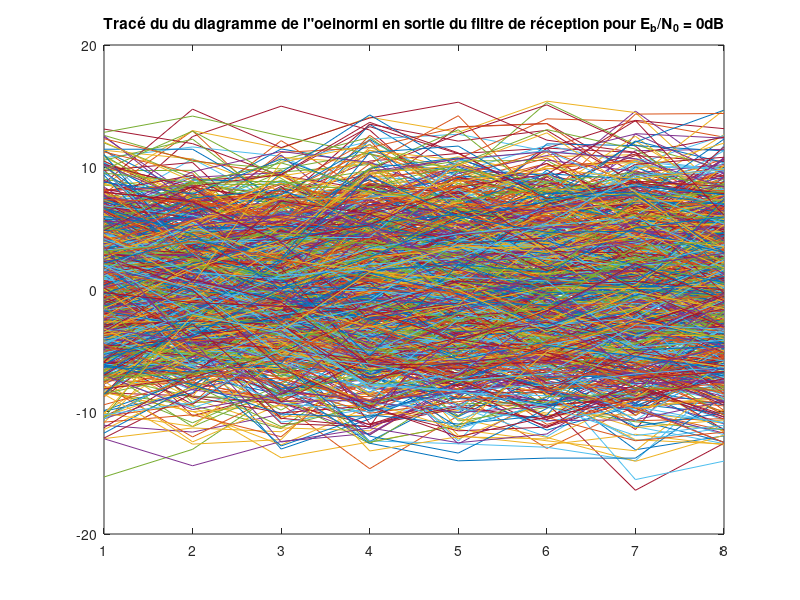
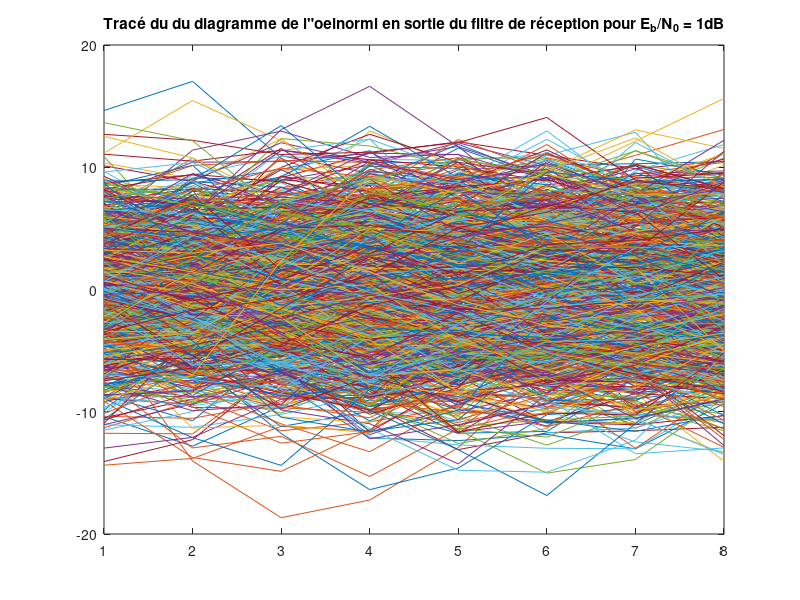
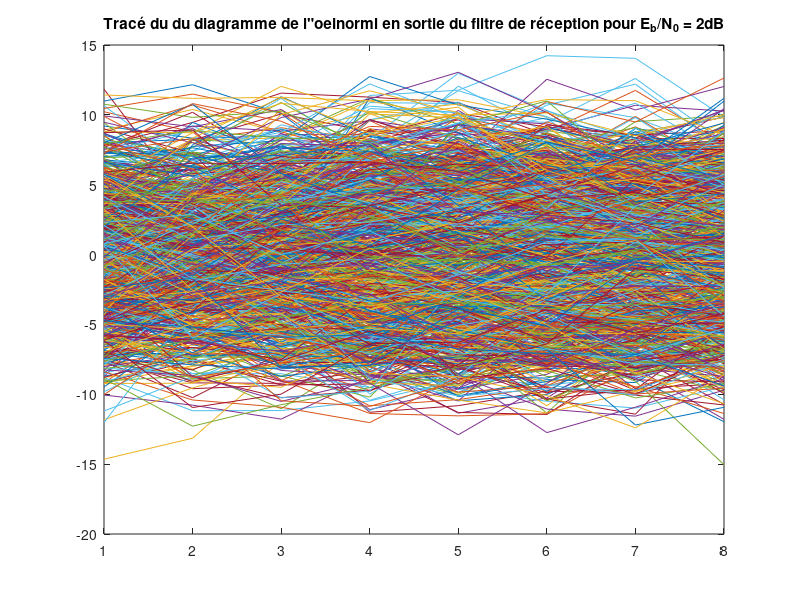
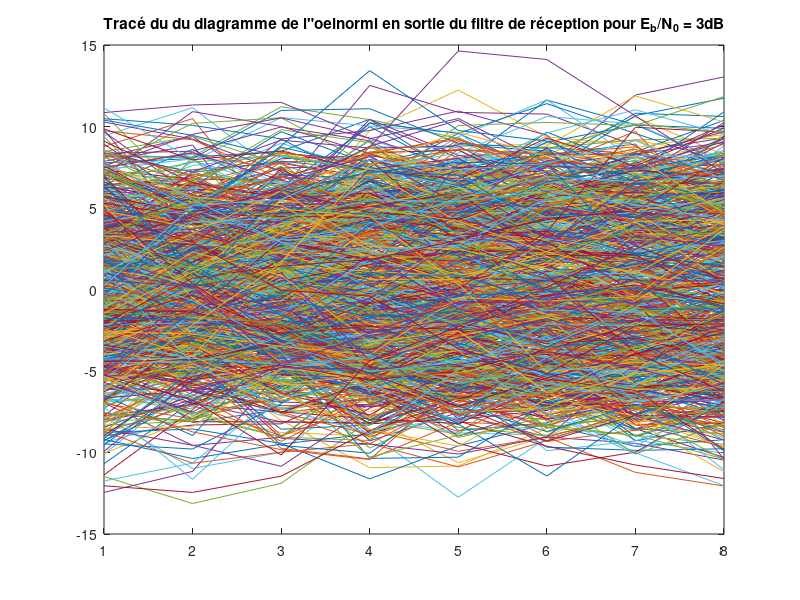

Reproduce these figures in MATLAB, in order.
%%%%%%%%%%%%%%%%%%%%%%%%%%%%%%%%%%%%%%%%%%%%%%%%%%%%%%%%%%%%%%%%%%%%%%%
% ETUDE MODULATEUR/DEMODULATEUR SUR CANAL AWGN
% Mamalet Prune, Avril 2024

% chaine 2 : Mapping binaire `a moyenne nulle, filtre de mise en forme de réponse
% impulsionnelle rectangulaire de hauteur 1 et de durée Ts, filtre de réception
% de réponse impulsionnelle rectangulaire de hauteur 1 et de durée Ts / 2

%%%%%%%%%%%%%%%%%%%%%%%%%%%%%%%%%%%%%%%%%%%%%%%%%%%%%%%%%%%%%%%%%%%%%%%

clear all
close all

%% %%%%%%%%%%%%%%%%%%%%%%%%%%%%%%%%%%%%%%%%%%%%%%%%%%%%%%%%%%%%%%%%%%%%%%%%%
%PARAMETRES GENERAUX 
%%%%%%%%%%%%%%%%%%%%%%%%%%%%%%%%%%%%%%%%%%%%%%%%%%%%%%%%%%%%%%%%%%%%%%%%%%%
Fe=24000;       %Fréquence d'échantillonnage
Te=1/Fe;        %Période d'échantillonnagemoyenne nulle
Rb = 3000;      %Débit binaire souhaité
N=1000;         %Nombre de bits générés

M= 2;         %Ordre de la modulation :           A COMPLETER
Rs= Rb/log2(M); %Débit symbole :                    A COMPLETER
Ns=Fe/Rs;       %Facteur de suréchantillonnage :    A COMPLETER

%tableau des valeurs de SNR par bit souhaité à l'entrée du récpeteur en dB
tab_Eb_N0_dB=[0:6]; 
%Passage au SNR en linéaire
tab_Eb_N0=10.^(tab_Eb_N0_dB/10);

%% %%%%%%%%%%%%%%%%%%%%%%%%%%%%%%%%%%%%%%%%%%%%%%%%%%%%%%%%%%%%%%%%%%%%%%%%%
% BOUCLE SUR LES NIVEAUX DE Eb/N0 A TESTER POUR OBTENTION DU TES ET DU TEB
% SIMULES DE LA CHAINE IMPLANTEE
%%%%%%%%%%%%%%%%%%%%%%%%%%%%%%%%%%%%%%%%%%%%%%%%%%%%%%%%%%%%%%%%%%%%%%%%%%%

for indice_bruit=1:length(tab_Eb_N0_dB)

    %% %%%%%%%%%%%%%%%%%%%%%%%%%%%%%%%%%%%%%%%%%%%%%%%%%%%%%%%%%%%%%%%%%%%%%%%%%
    % VALEUR DE Eb/N0 TESTEE
    %%%%%%%%%%%%%%%%%%%%%%%%%%%%%%%%%%%%%%%%%%%%%%%%%%%%%%%%%%%%%%%%%%%%%%%%%%%
    Eb_N0_dB=tab_Eb_N0_dB(indice_bruit)
    Eb_N0=tab_Eb_N0(indice_bruit);

    %% %%%%%%%%%%%%%%%%%%%%%%%%%%%%%%%%%%%%%%%%%%%%%%%%%%%%%%%%%%%%%%%%%%%%%%%%%
    % INITIALISATIONS
    %%%%%%%%%%%%%%%%%%%%%%%%%%%%%%%%%%%%%%%%%%%%%%%%%%%%%%%%%%%%%%%%%%%%%%%%%%%
    nb_erreurs=0;   %Variable permettant de compter le nombre d'erreurs cumulées
    nb_cumul=0;     %Variables permettant de compter le nombre de cumuls réalisés
    TES=0;          %Initialisation du taux d'erreur symbole pour le cumul
    TEB=0;          %Initialisation du taux d'erreur binaire pou  P_bruit= (P_signal*Ns)/(2*log2(M)*Eb_N0);r le cumul

    %% %%%%%%%%%%%%%%%%%%%%%%%%%%%%%%%%%%%%%%%%%%%%%%%%%%%%%%%%%%%%%%%%%%%%%%%%%
    % BOUCLE POUR PRECISION TEB MESURE : COMPTAGE NOMBRE ERREURS
    % (voir annexe texte TP)
    %%%%%%%%%%%%%%%%%%%%%%%%%%%%%%%%%%%%%%%%%%%%%%%%%%%%%%%%%%%%%%%%%%%%%%%%%%%
    while(nb_erreurs<1000)

        %% %%%%%%%%%%%%%%%%%%%%%%%%%%%%%%%%%%%%%%%%%%%%%%%%%%%%%%%%%%%%%%%%%%%%%%%%%
        %GENERATION DE L'INFORMATION BINAIRE
        %%%%%%%%%%%%%%%%%%%%%%%%%%%%%%%%%%%%%%%%%%%%%%%%%%%%%%%%%%%%%%%%%%%%%%%%%%%
        bits=randi([0,1],1,N);
        
        %% %%%%%%%%%%%%%%%%%%%%%%%%%%%%%%%%%%%%%%%%%%%%%%%%%%%%%%%%%%%%%%%%%%%%%%%%%
        %MAPPING
        %%%%%%%%%%%%%%%%%%%%%%%%%%%%%%%%%%%%%%%%%%%%%%%%%%%%%%%%%%%%%%%%%%%%%%%%%%%
        symboles= 2*bits - 1;     % A COMPLETER
        
        %% %%%%%%%%%%%%%%%%%%%%%%%%%%%%%%%%%%%%%%%%%%%%%%%%%%%%%%%%%%%%%%%%%%%%%%%%%
        %SURECHANTILLONNAGE
        %%%%%%%%%%%%%%%%%%%%%%%%%%%%%%%%%%%%%%%%%%%%%%%%%%%%%%%%%%%%%%%%%%%%%%%%%%%
        somme_Diracs_ponderes=kron(symboles,[1 zeros(1,Ns-1)]);
        
        %% %%%%%%%%%%%%%%%%%%%%%%%%%%%%%%%%%%%%%%%%%%%%%%%%%%%%%%%%%%%%%%%%%%%%%%%%%
        %FILTRAGE DE MISE EN FORME 
        %%%%%%%%%%%%%%%%%%%%%%%%%%%%%%%%%%%%%%%%%%%%%%%%%%%%%%%%%%%%%%%%%%%%%%%%%%%
        %Génération de la réponse impulsionnelle du filtre de mise en forme
        h= ones(1,Ns);             % A COMPLETER 
        %Filtrage de mise en forme
        Signal_emis=filter(h,1,somme_Diracs_ponderes);
        
        %%%%%%%%%%%%%%%%%%%%%%%%%%%%%%%%%%%%%%%%%%%%%%%%%%%%%%%%%%%%%%%%%%%%%%%%%%%
        %CANAL DE PROPAGATION AWGN
        %%%%%%%%%%%%%%%%%%%%%%%%%%%%%%%%%%%%%%%%%%%%%%%%%%%%%%%%%%%%%%%%%%%%%%%%%%%
        %Calcul de la puissance du signal émis  P_bruit= (P_signal*Ns)/(2*log2(M)*Eb_N0);
        P_signal= mean(abs(Signal_emis).^2);          % A COMPLETER 
        %Calcul de la puissance du bruit à ajouter au signal pour obtenir la valeur
        %souhaité pour le SNR par bit à l'entrée du récepteur (Eb/N0) 
        P_bruit= (P_signal*Ns)/(2*log2(M)*Eb_N0);     % A COMPLETER
        %Génération du bruit gaussien à la bonne puissance en utilisant la fonction
        %randn de Matlab
        Bruit=sqrt(P_bruit)*randn(1,length(Signal_emis)); 
        %Ajout du bruit canal au signal émis => signal à l'entrée du récepteur
        Signal_recu=Signal_emis + Bruit;
        
        %%%%%%%%%%%%%%%%%%%%%%%%%%%%%%%%%%%%%%%%%%%%%%%%%%%%%%%%%%%%%%%%%%%%%%%%%%%
        %FILTRAGE DE RECEPTION
        %%%%%%%%%%%%%%%%%%%%%%%%%%%%%%%%%%%%%%%%%%%%%%%%%%%%%%%%%%%%%%%%%%%%%%%%%%%
        hr= ones(1,Ns/2);             % A COMPLETER 
        Signal_recu_filtre=filter(hr,1,Signal_recu);
        P_bruit= (P_signal*Ns)/(2*log2(M)*Eb_N0);
        %% %%%%%%%%%%%%%%%%%%%%%%%%%%%%%%%%%%%%%%%%%%%%%%%%%%%%%%%%%%%%%%%%%%%%%%%%%
        %ECHANTILLONNAGE
        %%%%%%%%%%%%%%%%%%%%%%%%%%%%%%%%%%%%%%%%%%%%%%%%%%%%%%%%%%%%%%%%%%%%%%%%%%%
        %Choix de n0
        n0=8;     % A COMPLETER 
        %Echantillonnage à n0+mNs
        Signal_echantillonne=Signal_recu_filtre(n0:Ns:end);
        
        %% %%%%%%%%%%%%%%%%%%%%%%%%%%%%%%%%%%%%%%%%%%%%%%%%%%%%%%%%%%%%%%%%%%%%%%%%%
        %DECISIONS SUR LES SYMBOLES
        %%%%%%%%%%%%%%%%%%%%%%%%%%%%%%%%%%%%%%%%%%%%%%%%%%%%%%%%%%%%%%%%%%%%%%%%%%%
        symboles_recus=sign(Signal_echantillonne);  % A COMPLETER 
        
        %% %%%%%%%%%%%%%%%%%%%%%%%%%%%%%%%%%%%%%%%%%%%%%%%%%%%%%%%%%%%%%%%%%%%%%%%%%
        %CALCUL DU TAUX D'ERREUR SYMBOLE CUMULE
        %%%%%%%%%%%%%%%%%%%%%%%%%%%%%%%%%%%%%%%%%%%%%%%%%%%%%%%%%%%%%%%%%%%%%%%%%%%
        TES=TES+sum(symboles_recus ~= symboles)/N;        % A COMPLETER 
        
        %% %%%%%%%%%%%%%%%%%%%%%%%%%%%%%%%%%%%%%%%%%%%%%%%%%%%%%%%%%%%%%%%%%%%%%%%%%
        %DEMAPPING
        %%%%%%%%%%%%%%%%%%%%%%%%%%%%%%%%%%%%%%%%%%%%%%%%%%%%%%%%%%%%%%%%%%%%%%%%%%%
        bits_recus=(symboles_recus==-1)*0+ (symboles_recus == 1)*1;     % A COMPLETER 
        
        %% %%%%%%%%%%%%%%%%%%%%%%%%%%%%%%%%%%%%%%%%%%%%%%%%%%%%%%%%%%%%%%%%%%%%%%%%%
        %CALCUL DU TAUX D'ERREUR BINAIRE CUMULE
        %%%%%%%%%%%%%%%%%%%%%%%%%%%%%%%%%%%%%%%%%%%%%%%%%%%%%%%%%%%%%%%%%%%%%%%%%%%
        TEB=TEB+sum(bits ~= bits_recus)/N;        % A COMPLETER
        
        %% %%%%%%%%%%%%%%%%%%%%%%%%%%%%%%%%%%%%%%%%%%%%%%%%%%%%%%%%%%%%%%%%%%%%%%%%%
        %CUMUL DU NOMBRE D'ERREURS ET NOMBRE DE CUMUL REALISES
        %%%%%%%%%%%%%%%%%%%%%%%%%%%%%%%%%%%%%%%%%%%%%%%%%%%%%%%%%%%%%%%%%%%%%%%%%%%
        nb_erreurs=nb_erreurs+sum(bits ~= bits_recus);   % A COMPLETER
        nb_cumul=nb_cumul+1;

    end  %fin boucle sur comptage nombre d'erreurs
    %% %%%%%%%%%%%%%%%%%%%%%%%%%%%%%%%%%%%%%%%%%%%%%%%%%%%%%%%%%%%%%%%%%%%%%%%%%
    %CALCUL DU TAUX D'ERREUR SYMBOLE ET DU TAUX D'ERREUR BINAIRE POUR LA
    %VALEUR TESTEE DE Eb/N0
    %%%%%%%%%%%%%%%%%%%%%%%%%%%%%%%%%%%%%%%%%%%%%%%%%%%%%%%%%%%%%%%%%%%%%%%%%%%
    TES_simule(indice_bruit)=TES/nb_cumul;       
    TEB_simule(indice_bruit)=TEB/nb_cumul; 

     %% %%%%%%%%%%%%%%%%%%%%%%%%%%%%%%%%%%%%%%%%%%%%%%%%%%%%%%%%%%%%%%%%%%%%%%%%%
    %DIAGRAMME DE L'OEIL EN SORTIE DU FILTRE DE RECEPTION AVEC BRUIT
    %TRACE POUR CHAQUE VALEUR DE Eb/N0
    %%%%%%%%%%%%%%%%%%%%%%%%%%%%%%%%%%%%%%%%%%%%%%%%%%%%%%%%%%%%%%%%%%%%%%%%%%%
    oeil=reshape(Signal_recu_filtre,Ns,length(Signal_recu_filtre)/Ns);
    figure
    plot(oeil)
    title(['Tracé du du diagramme de l"oeinorml en sortie du filtre de réception pour E_b/N_0 = ' num2str(Eb_N0_dB) 'dB'])

end  %fin boucle sur les valeurs testées de Eb/N0

%% %%%%%%%%%%%%%%%%%%%%%%%%%%%%%%%%%%%%%%%%%%%%%%%%%%%%%%%%%%%%%%%%%%%%%%%%%
%CALCUL DU TES ET DU TEB THEORIQUE DE LA CHAINE IMPLANTEE
%%%%%%%%%%%%%%%%%%%%%%%%%%%%%%%%%%%%%%%%%%%%%%%%%%%%%%%%%%%%%%%%%%%%%%%%%%%
TES_THEO=qfunc(sqrt(2*tab_Eb_N0));   % A COMPLETER
TEB_THEO=qfunc(sqrt(2*tab_Eb_N0));   % A COMPLETER

%% %%%%%%%%%%%%%%%%%%%%%%%%%%%%%%%%%%%%%%%%%%%%%%%%%%%%%%%%%%%%%%%%%%%%%%%%%
%TRACES DES TES ET TEB OBTENUS EN FONCTION DE Eb/N0
%COMPARAISON AVEC LES TES et TEBs THEORIQUES DE LA CHAINE IMPLANTEE
%%%%%%%%%%%%%%%%%%%%%%%%%%%%%%%%%%%%%%%%%%%%%%%%%%%%%%%%%%%%%%%%%%%%%%%%%%%
figure
semilogy(tab_Eb_N0_dB, TES_THEO,'r-x')
hold on
semilogy(tab_Eb_N0_dB, TES_simule,'b-o')
legend('TES théorique','TES simulé')
xlabel('E_b/N_0 (dB)')
ylabel('TES')
%Ajouter un titre à la figure fonction de la chaine implantée

figure
semilogy(tab_Eb_N0_dB, TEB_THEO,'r-x')
hold on
semilogy(tab_Eb_N0_dB, TEB_simule,'b-o')
legend('TEB théorique','TEB simulé')
xlabel('E_b/N_0 (dB)')
ylabel('TEB')
%Ajouter un titre à la figure fonction de la chaine implantée
